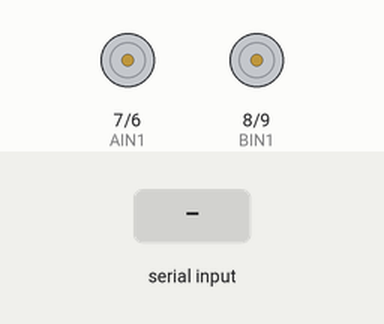
A sketch run on a simulated Arduino Uno, built with avr-gcc and run on an emulated ATmega328P. Shown: motor-driver pin pairs drawn as motors (green arrow = first pin HIGH = forward, orange = second pin HIGH = backward, longer = more drive, scaled by the enable pin). Inputs (shaded band) come from the test bench.

Above: at 1.2 s.
1.3 s: "T\n" received over Serial
At 2.0 s:
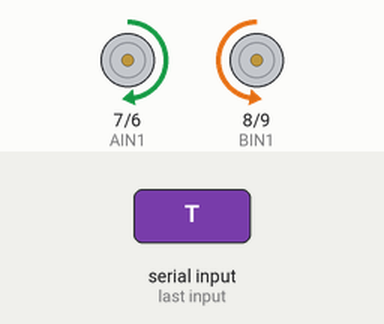
2.8 s: "R\n" received over Serial
At 3.2 s:
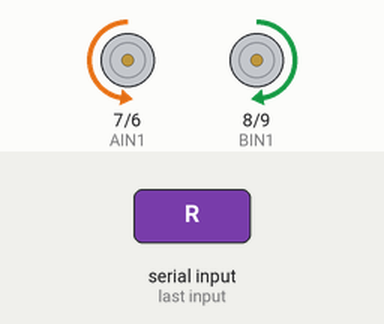
4.3 s: "X\n" received over Serial
At 5.5 s:
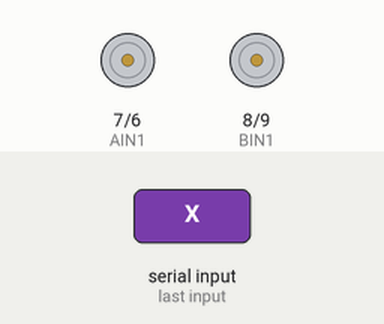
Timing chart, 0 to 7.3 s (numbered marks = the images above; inputs shaded):
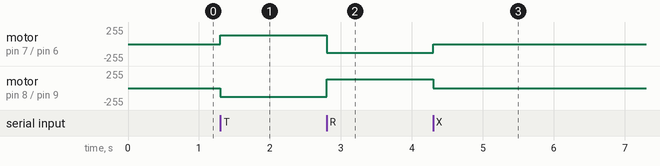

The sketch:

6612_testing.ino
```cpp
/*
  TB6612FNG Dual Motor Driver Code
*/

// Pin definitions
#define PWM1 5
#define AIN2 6
#define AIN1 7

#define BIN1 8
#define BIN2 9
#define PWM2 10

int pot;
int out;

void setup() {
  Serial.begin(9600);
  pinMode(PWM1,OUTPUT);
  pinMode(AIN1,OUTPUT);
  pinMode(AIN2,OUTPUT);
  pinMode(BIN1,OUTPUT);
  pinMode(BIN2,OUTPUT);
  pinMode(PWM2, OUTPUT);
}

void loop() {
  if (Serial.available() > 0) {
    String command = Serial.readStringUntil('\n');
    command.trim();
    if (command == "T") {
      // Tighten motors
      digitalWrite(AIN1, HIGH);
      digitalWrite(AIN2, LOW);
      digitalWrite(BIN1, LOW);
      digitalWrite(BIN2, HIGH);
    } else if (command == "R") {
      // Release motors
      digitalWrite(AIN1, LOW);
      digitalWrite(AIN2, HIGH);
      digitalWrite(BIN1, HIGH);
      digitalWrite(BIN2, LOW);
    } else if (command == "X") {
      // Stop motors
      digitalWrite(AIN1, LOW);
      digitalWrite(AIN2, LOW);
      digitalWrite(BIN1, LOW);
      digitalWrite(BIN2, LOW);
    }
  }

  int motorSpeed = 128;
  analogWrite(PWM1, motorSpeed);
  analogWrite(PWM2, motorSpeed);
}
```

Measured:
- after the input at 1.3 s, motor on pin 7 (AIN1) / pin 6 (AIN2): stopped → forward 128/255 at once; motor on pin 8 (BIN1) / pin 9 (BIN2): stopped → backward 128/255 at once
- after the input at 2.8 s, motor on pin 7 (AIN1) / pin 6 (AIN2): forward 128/255 → backward 128/255 at once; motor on pin 8 (BIN1) / pin 9 (BIN2): backward 128/255 → forward 128/255 at once
- after the input at 4.3 s, motor on pin 7 (AIN1) / pin 6 (AIN2): backward 128/255 → stopped at once; motor on pin 8 (BIN1) / pin 9 (BIN2): forward 128/255 → stopped at once
